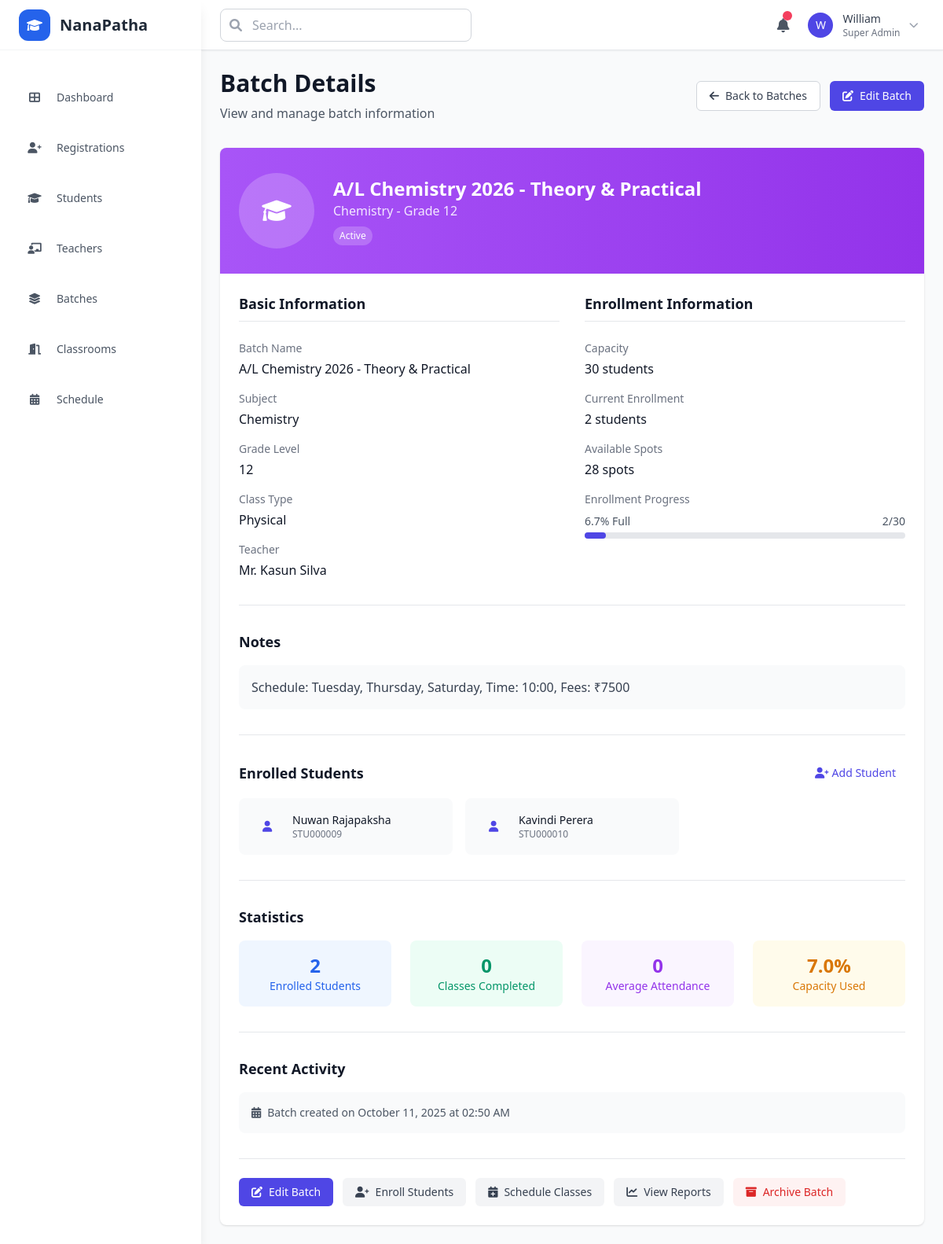
Page /admin/batches/2 on the committed database.
### models.py (models this page shows)
class Batch(db.Model):
    __tablename__ = 'batches'
    id = db.Column(db.Integer, primary_key=True)
    name = db.Column(db.String(255), nullable=False)
    grade = db.Column(db.String(10))
    subject = db.Column(db.String(100))
    capacity = db.Column(db.Integer, default=30)
    current_enrollment = db.Column(db.Integer, default=0)
    teacher_id = db.Column(db.Integer, db.ForeignKey('teacher_profiles.id'))
    teacher_name = db.Column(db.String(255))  # Simplified for prototype
    class_type = db.Column(db.Enum('online', 'physical', 'both', name='class_types'))
    start_date = db.Column(db.Date)
    end_date = db.Column(db.Date)
    is_active = db.Column(db.Boolean, default=True)
    notes = db.Column(db.Text)
    created_at = db.Column(db.DateTime, default=datetime.utcnow)
    teacher = db.relationship('TeacherProfile', backref='assigned_batches')

class StudentProfile(db.Model):
    __tablename__ = 'student_profiles'
    id = db.Column(db.Integer, primary_key=True)
    user_id = db.Column(db.Integer, db.ForeignKey('users.id'), nullable=False)
    dob = db.Column(db.Date)
    grade = db.Column(db.String(10))
    batch_id = db.Column(db.Integer, db.ForeignKey('batches.id'))
    contact_number = db.Column(db.String(20))
    address = db.Column(db.Text)
    class_type = db.Column(db.Enum('online', 'physical', 'both', name='class_types'))
    student_id_number = db.Column(db.String(50), unique=True)
    passport_photo_path = db.Column(db.String(255))
    student_id_card_path = db.Column(db.String(255))
    batch = db.relationship('Batch', backref='students')

class User(db.Model):
    __tablename__ = 'users'
    id = db.Column(db.Integer, primary_key=True)
    name = db.Column(db.String(255), nullable=False)
    email = db.Column(db.String(255), unique=True, nullable=False)
    phone = db.Column(db.String(20))
    password_hash = db.Column(db.String(255))
    temp_password = db.Column(db.String(255))
    role = db.Column(db.Enum('student', 'teacher', 'admin', name='user_roles'), nullable=False)
    status = db.Column(db.Enum('pending', 'active', 'inactive', name='user_status'), default='pending')
    created_at = db.Column(db.DateTime, default=datetime.utcnow)
    updated_at = db.Column(db.DateTime, default=datetime.utcnow, onupdate=datetime.utcnow)
    student_profile = db.relationship('StudentProfile', backref='user', uselist=False, cascade='all, delete-orphan')
    teacher_profile = db.relationship('TeacherProfile', backref='user', uselist=False, cascade='all, delete-orphan')

### app.py (the view)
@app.route('/admin/batches/<int:batch_id>')
def admin_batch_detail(batch_id):
    batch = Batch.query.get_or_404(batch_id)
    return render_template('admin/batch_detail.html', batch=batch)

### templates/admin/batch_detail.html (shortened to what this page needs)
{% extends "base.html" %}
{% block content %}
<div class="flex items-center justify-between mb-8">
    <div>
        <h1 class="text-3xl font-bold text-gray-900">Batch Details</h1>
        <p class="mt-2 text-gray-600">View and manage batch information</p>
    </div>
    <div class="flex space-x-3">
        <a href="{{ url_for('admin_batches') }}"
           class="inline-flex items-center px-4 py-2 text-sm font-medium text-gray-700 bg-white border border-gray-300 rounded-md hover:bg-gray-50">
            <i class="fas fa-arrow-left mr-2"></i>
            Back to Batches
        </a>
        <a href="{{ url_for('admin_batch_edit', batch_id=batch.id) }}"
           class="inline-flex items-center px-4 py-2 text-sm font-medium text-white bg-brand hover:bg-brand-700 rounded-md">
            <i class="fas fa-edit mr-2"></i>
            Edit Batch
        </a>
    </div>
</div>
<div class="bg-white rounded-lg shadow overflow-hidden">
    <div class="bg-gradient-to-r from-purple-500 to-purple-600 px-6 py-8">
        <div class="flex items-center space-x-6">
            <div class="w-24 h-24 bg-white bg-opacity-20 rounded-full flex items-center justify-center">
                <i class="fas fa-graduation-cap text-white text-3xl"></i>
            </div>
            <div class="text-white">
                <h2 class="text-2xl font-bold">{{ batch.name }}</h2>
                <p class="text-purple-100">{{ batch.subject }} - Grade {{ batch.grade }}</p>
                <div class="flex items-center mt-2">
                    <span class="inline-flex px-2 py-1 text-xs font-medium rounded-full bg-white bg-opacity-20 text-white">
                        Active
                    </span>
                </div>
            </div>
        </div>
    </div>
    <div class="p-6">
        <div class="grid grid-cols-1 lg:grid-cols-2 gap-8">
            <div class="space-y-6">
                <h3 class="text-lg font-semibold text-gray-900 border-b pb-2">Basic Information</h3>
                <div class="space-y-4">
                    <div>
                        <label class="block text-sm font-medium text-gray-500">Batch Name</label>
                        <p class="mt-1 text-gray-900">{{ batch.name }}</p>
                    </div>
                    <div>
                        <label class="block text-sm font-medium text-gray-500">Subject</label>
                        <p class="mt-1 text-gray-900">{{ batch.subject or 'Not specified' }}</p>
                    </div>
                    <div>
                        <label class="block text-sm font-medium text-gray-500">Grade Level</label>
                        <p class="mt-1 text-gray-900">{{ batch.grade or 'Not specified' }}</p>
                    </div>
                    <div>
                        <label class="block text-sm font-medium text-gray-500">Class Type</label>
                        <p class="mt-1 text-gray-900">{{ batch.class_type.title() if batch.class_type else 'Not specified' }}</p>
                    </div>
                    <div>
                        <label class="block text-sm font-medium text-gray-500">Teacher</label>
                        <p class="mt-1 text-gray-900">{{ batch.teacher_name or 'Not assigned' }}</p>
                    </div>
                </div>
            </div>
            <div class="space-y-6">
                <h3 class="text-lg font-semibold text-gray-900 border-b pb-2">Enrollment Information</h3>
                <div class="space-y-4">
                    <div>
                        <label class="block text-sm font-medium text-gray-500">Capacity</label>
                        <p class="mt-1 text-gray-900">{{ batch.capacity or 30 }} students</p>
                    </div>
                    <div>
                        <label class="block text-sm font-medium text-gray-500">Current Enrollment</label>
                        <p class="mt-1 text-gray-900">{{ batch.students | length }} students</p>
                    </div>
                    <div>
                        <label class="block text-sm font-medium text-gray-500">Available Spots</label>
                        {% set available = (batch.capacity or 30) - (batch.students | length) %}
                        <p class="mt-1 text-gray-900">{{ available }} spots</p>
                    </div>
                    <div>
                        <label class="block text-sm font-medium text-gray-500">Enrollment Progress</label>
                        {% set progress = ((batch.students | length) / (batch.capacity or 30) * 100) | round(1) %}
                        <div class="mt-2">
                            <div class="flex items-center justify-between text-sm text-gray-600 mb-1">
                                <span>{{ progress }}% Full</span>
                                <span>{{ batch.students | length }}/{{ batch.capacity or 30 }}</span>
                            </div>
                            <div class="w-full bg-gray-200 rounded-full h-2">
                                <div class="bg-brand h-2 rounded-full" style="width: {{ progress }}%"></div>
                            </div>
                        </div>
                    </div>
                </div>
            </div>
        </div>
        {% if batch.notes %}
        <div class="mt-8 pt-8 border-t">
            <h3 class="text-lg font-semibold text-gray-900 mb-4">Notes</h3>
            <div class="bg-gray-50 rounded-lg p-4">
                <p class="text-gray-700">{{ batch.notes }}</p>
            </div>
        </div>
        {% endif %}
        <div class="mt-8 pt-8 border-t">
            <div class="flex items-center justify-between mb-4">
                <h3 class="text-lg font-semibold text-gray-900">Enrolled Students</h3>
                <button class="inline-flex items-center px-3 py-1.5 text-sm font-medium text-brand bg-brand-50 rounded-md hover:bg-brand-100">
                    <i class="fas fa-user-plus mr-1"></i>
                    Add Student
                </button>
            </div>
            {% if batch.students %}
            <div class="grid grid-cols-1 md:grid-cols-2 lg:grid-cols-3 gap-4">
                {% for student in batch.students %}
                <div class="bg-gray-50 rounded-lg p-4">
                    <div class="flex items-center space-x-3">
                        <div class="w-10 h-10 bg-brand-100 rounded-full flex items-center justify-center">
                            <i class="fas fa-user text-brand text-sm"></i>
                        </div>
                        <div class="flex-1 min-w-0">
                            <p class="text-sm font-medium text-gray-900 truncate">{{ student.user.name }}</p>
                            <p class="text-xs text-gray-500">{{ student.student_id_number or 'No ID' }}</p>
                        </div>
                    </div>
                </div>
                {% endfor %}
            </div>
            {% endif %}
        </div>
        <div class="mt-8 pt-8 border-t">
            <h3 class="text-lg font-semibold text-gray-900 mb-4">Statistics</h3>
            <div class="grid grid-cols-1 sm:grid-cols-4 gap-6">
                <div class="bg-blue-50 rounded-lg p-4 text-center">
                    <div class="text-2xl font-bold text-blue-600">{{ batch.students | length }}</div>
                    <div class="text-sm text-blue-600">Enrolled Students</div>
                </div>
                <div class="bg-emerald-50 rounded-lg p-4 text-center">
                    <div class="text-2xl font-bold text-emerald-600">0</div>
                    <div class="text-sm text-emerald-600">Classes Completed</div>
                </div>
                <div class="bg-purple-50 rounded-lg p-4 text-center">
                    <div class="text-2xl font-bold text-purple-600">0</div>
                    <div class="text-sm text-purple-600">Average Attendance</div>
                </div>
                <div class="bg-amber-50 rounded-lg p-4 text-center">
                    <div class="text-2xl font-bold text-amber-600">{{ progress | round }}%</div>
                    <div class="text-sm text-amber-600">Capacity Used</div>
                </div>
            </div>
        </div>
        <div class="mt-8 pt-8 border-t">
            <h3 class="text-lg font-semibold text-gray-900 mb-4">Recent Activity</h3>
            <div class="bg-gray-50 rounded-lg p-4">
                <div class="flex items-center text-sm text-gray-600">
                    <i class="fas fa-calendar-alt mr-2"></i>
                    Batch created on {{ batch.created_at.strftime('%B %d, %Y at %I:%M %p') }}
                </div>
            </div>
        </div>
        <div class="mt-8 pt-6 border-t flex flex-wrap gap-3">
            <a href="{{ url_for('admin_batch_edit', batch_id=batch.id) }}"
               class="inline-flex items-center px-4 py-2 text-sm font-medium text-white bg-brand hover:bg-brand-700 rounded-md">
                <i class="fas fa-edit mr-2"></i>
                Edit Batch
            </a>
            <button class="inline-flex items-center px-4 py-2 text-sm font-medium text-gray-700 bg-gray-100 hover:bg-gray-200 rounded-md">
                <i class="fas fa-user-plus mr-2"></i>
                Enroll Students
            </button>
            <button class="inline-flex items-center px-4 py-2 text-sm font-medium text-gray-700 bg-gray-100 hover:bg-gray-200 rounded-md">
                <i class="fas fa-calendar-plus mr-2"></i>
                Schedule Classes
            </button>
            <button class="inline-flex items-center px-4 py-2 text-sm font-medium text-gray-700 bg-gray-100 hover:bg-gray-200 rounded-md">
                <i class="fas fa-chart-line mr-2"></i>
                View Reports
            </button>
            <button onclick="confirmArchive()"
                    class="inline-flex items-center px-4 py-2 text-sm font-medium text-red-600 bg-red-50 hover:bg-red-100 rounded-md">
                <i class="fas fa-archive mr-2"></i>
                Archive Batch
            </button>
        </div>
    </div>
</div>
{% endblock %}

### rows in the picture
Batch: name "A/L Chemistry 2026 - Theory & Practical", subject "Chemistry", grade "12", class_type "Physical", teacher_name "Mr. Kasun Silva", capacity "30", notes "Schedule: Tuesday, Thursday, Saturday, Time: 10:00, Fees: ₹7500", created_at "October 11, 2025 at 02:50 AM"
StudentProfile: user.name "Nuwan Rajapaksha", student_id_number "STU000009"
StudentProfile: user.name "Kavindi Perera", student_id_number "STU000010"

### other values in the picture
{{ batch.students | length }} "2"
{{ available }} "28"
{{ progress }} "6.7"
{{ progress | round }} "7.0"
